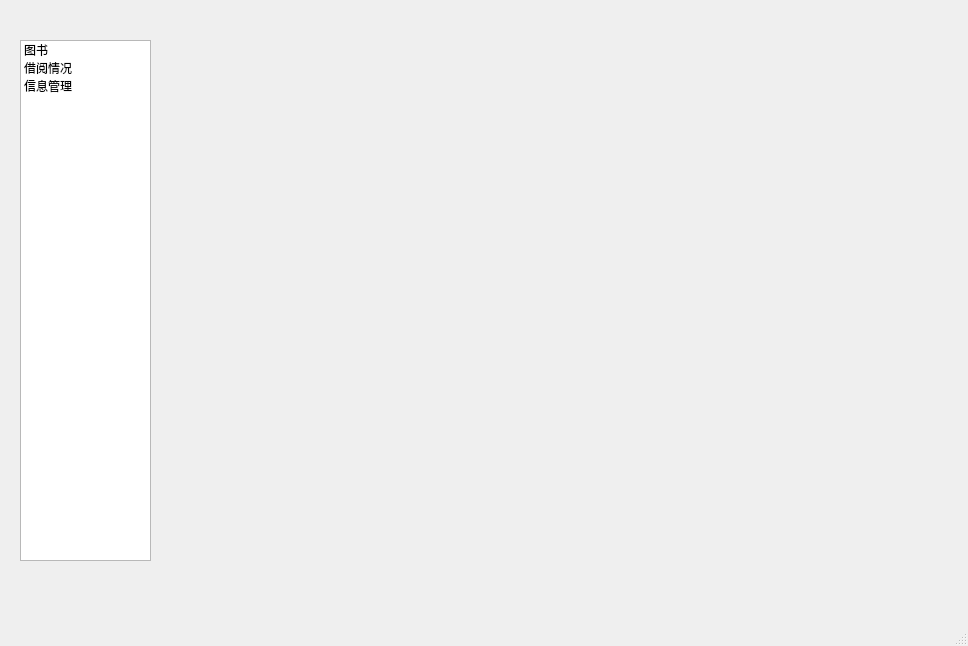
<?xml version="1.0" encoding="UTF-8"?>
<ui version="4.0">
 <class>UserMainWindow</class>
 <widget class="QMainWindow" name="UserMainWindow">
  <property name="geometry">
   <rect>
    <x>0</x>
    <y>0</y>
    <width>968</width>
    <height>646</height>
   </rect>
  </property>
  <property name="windowTitle">
   <string>MainWindow</string>
  </property>
  <widget class="QWidget" name="centralwidget">
   <widget class="QListWidget" name="SelectList">
    <property name="geometry">
     <rect>
      <x>20</x>
      <y>40</y>
      <width>131</width>
      <height>521</height>
     </rect>
    </property>
    <item>
     <property name="text">
      <string>图书</string>
     </property>
    </item>
    <item>
     <property name="text">
      <string>借阅情况</string>
     </property>
    </item>
    <item>
     <property name="text">
      <string>信息管理</string>
     </property>
    </item>
   </widget>
   <widget class="QStackedWidget" name="PageStack">
    <property name="geometry">
     <rect>
      <x>210</x>
      <y>40</y>
      <width>731</width>
      <height>561</height>
     </rect>
    </property>
    <property name="currentIndex">
     <number>0</number>
    </property>
    <widget class="QWidget" name="BookPage"/>
   </widget>
  </widget>
  <widget class="QMenuBar" name="menubar">
   <property name="geometry">
    <rect>
     <x>0</x>
     <y>0</y>
     <width>968</width>
     <height>26</height>
    </rect>
   </property>
  </widget>
  <widget class="QStatusBar" name="statusbar"/>
  <action name="action11">
   <property name="text">
    <string>11</string>
   </property>
  </action>
 </widget>
 <resources/>
 <connections/>
</ui>
